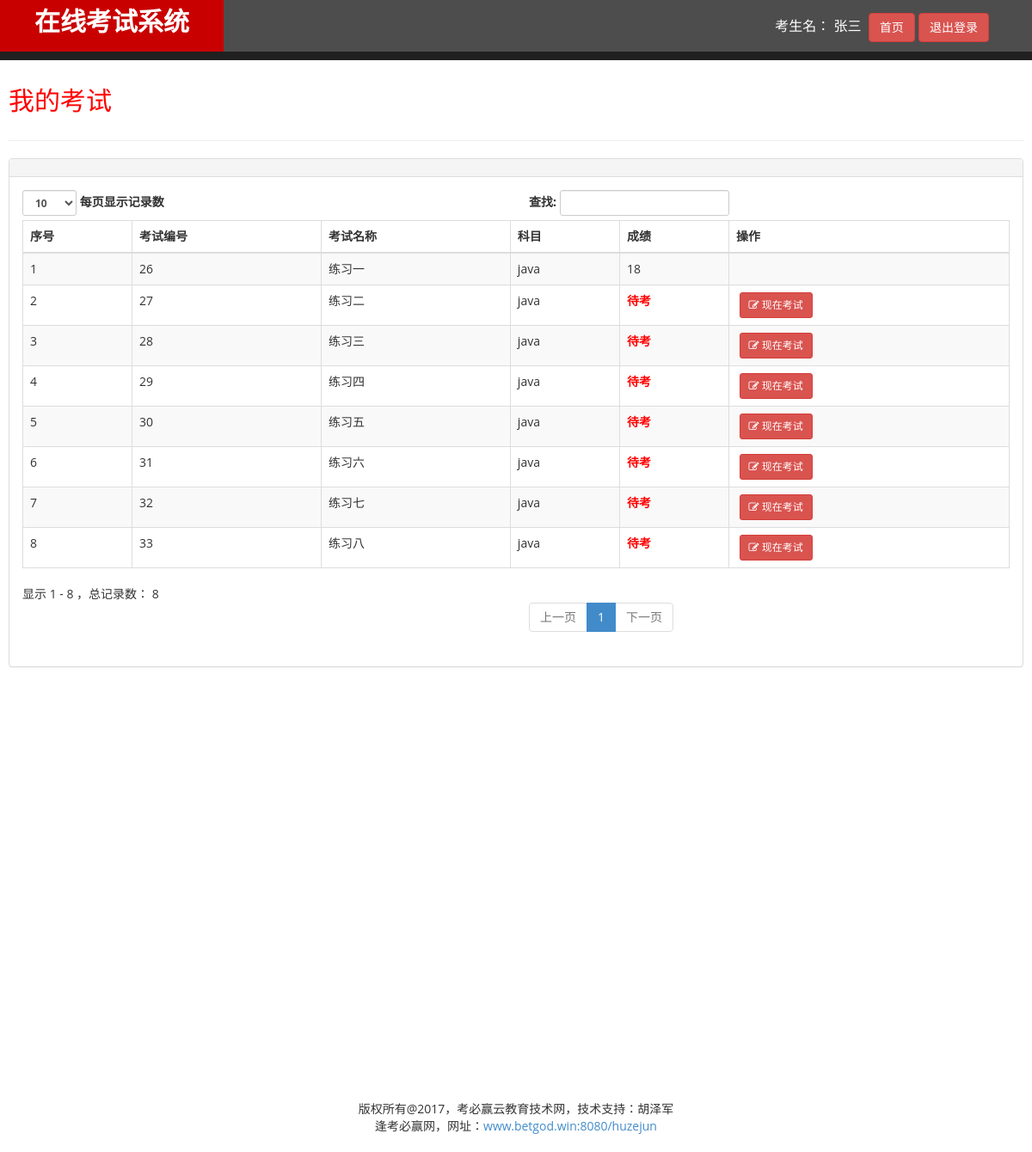
The app's page /test/listtest.php (signed in) with its own data.
### tables this page shows
CREATE TABLE IF NOT EXISTS `score` (
  `id` int(10) unsigned NOT NULL AUTO_INCREMENT,
  `studentId` varchar(8) NOT NULL,
  `test_name` varchar(50) NOT NULL,
  `subject` varchar(50) NOT NULL,
  `paper_id` int(10) unsigned NOT NULL COMMENT '试卷id',
  `mark` int(11) NOT NULL,
  PRIMARY KEY (`id`),
  KEY `index3_student_id` (`studentId`),
  KEY `index4_paper_id` (`paper_id`)
);

CREATE TABLE IF NOT EXISTS `paper` (
  `id` int(10) unsigned NOT NULL AUTO_INCREMENT COMMENT '主键',
  `name` varchar(100) NOT NULL COMMENT '试卷名',
  `subject` varchar(50) NOT NULL COMMENT '科目',
  `total` int(11) NOT NULL COMMENT '总题量',
  `content` text NOT NULL COMMENT '内容',
  `memo` varchar(50) DEFAULT NULL COMMENT '备注',
  PRIMARY KEY (`id`)
);

### test/listtest.php (the view, shortened to what this page needs)
 <?php
	$userName = $_SESSION ['tester'] ['userName'];
	$studentid = $_SESSION ['tester'] ['studentId'];
	$query = "select paper.id,name,paper.subject,total,content,mark from paper left outer join score on score.paper_id = paper.id and score.studentId ='$studentid'";
	$result = @mysql_query ( $query );
	while ( $testRow = @mysql_fetch_array ( $result ) ) {
		$papers [] = $testRow;
	}
	?>
<!DOCTYPE html>
<html xmlns="http://www.w3.org/1999/xhtml">
<head>
<link href="/huangkaifeng/assets/css/bootstrap.css" rel="stylesheet" />
<link href="/huangkaifeng/assets/css/font-awesome.css" rel="stylesheet" />
<link href="/huangkaifeng/assets/js/morris/morris-0.4.3.min.css"
	rel="stylesheet" />
<link href="/huangkaifeng/assets/css/custom.css" rel="stylesheet" />
</head>
<body>
	<div id="wrapper">
		<nav class="navbar navbar-default navbar-cls-top " role="navigation"
			style="margin-bottom: 0">
			<div class="navbar-header">
				<a class="navbar-brand" href="index.html">在线考试系统</a>
			</div>
			<div
				style="color: white; padding: 15px 50px 5px 50px; float: right; font-size: 16px;">
				考生名：
				<?=$userName?>&nbsp;&nbsp;<a href="/huangkaifeng/index.php"
					class="btn btn-danger ">首页</a>&nbsp;<a
					href="loginout.php" class="btn btn-danger ">退出登录</a>
			</div>
		</nav>
		<div id="board-wrapper">
			<div id="page-inner">
				<div class="row">
					<div class="col-md-12">
						<h2>我的考试</h2>
					</div>
				</div>
				<hr />
				<div class="row">
					<div class="col-md-12">
						<div class="panel panel-default">
							<div class="panel-heading"></div>
							<div class="panel-body">
								<div class="table-responsive">
									<table class="table table-striped table-bordered table-hover"
										id="dataTables-example">
										<thead>
											<tr>
												<th>序号</th>
												<th>考试编号</th>
												<th>考试名称</th>
												<th>科目</th>
												<th>成绩</th>
												<th>操作</th>
											</tr>
										</thead>
										<tbody>
									<?php
									$lineno = 0;
									foreach ( $papers as $row ) {
										$lineno ++;
										$linestyle = $lineno % 2 == 1 ? "odd gradeX" : "even gradeC";
										echo "<tr class='" . $linestyle . "'>";
										echo "<td>" . $lineno . "</td>";
										echo "<td>" . $row ['id'] . "</td>";
										echo "<td>" . $row ['name'] . "</td>";
										echo "<td>" . $row ['subject'] . "</td>";
										echo "<td>" . ($row ['mark'] == '' ? '<font color=red><b>待考</b></font>' : $row ['mark']) . "</td>";
										$testurl = "test.php?test_paper_id=" . $row ['id'];
										if ($row ['mark'] == '') {
											echo "<td>&nbsp;<a class='btn btn-danger btn-sm shiny' href='" . $testurl . "'><i class='fa fa-edit'>&nbsp;现在考试</i></a></td>";
										} else {
											echo "<td></td>";
										}
										echo "</tr>";
									}
									?>
								</tbody>
									</table>
								</div>
							</div>
						</div>
					</div>
				</div>
			</div>
		</div>
	</div>
	<div id="foot-wrapper" align='center'>
		版权所有@2017，考必赢云教育技术网，技术支持：胡泽军<br /> 逢考必赢网，网址：<a
			href='www.betgod.win:8080/huzejun'>www.betgod.win:8080/huzejun</a> <br />
		<br />
	</div>
</body>
</html>

### assets/css/custom.css (style rules this page uses)
body { font-family: 'Open Sans', sans-serif; }
#wrapper { width: 100%; background:#202020; }
#page-inner { width:100%; margin:10px 20px 10px 0px; background-color:#fff!important; padding:10px; min-height:1200px; }
h2 { color: #f00; }
.navbar-cls-top .navbar-brand { color: #fff; background: #C90000; width: 260px; text-align: center; height: 60px; font-size: 30px; font-weight: 700; }
.navbar-cls-top { background:#4D4D4D; border-bottom:none; }
.navbar-default { border:0px solid black; }
.navbar-header { background: #A70303; }
@media (min-width:768px) { .navbar { border-radius: 0px; } }

### records on screen
score: paper "26", paper.name "练习一", paper.subject "java", mark "18"
paper: id "27", name "练习二", subject "java", shows "待考"
paper: id "28", name "练习三", subject "java", shows "待考"
paper: id "29", name "练习四", subject "java", shows "待考"
paper: id "30", name "练习五", subject "java", shows "待考"
paper: id "31", name "练习六", subject "java", shows "待考"
paper: id "32", name "练习七", subject "java", shows "待考"
paper: id "33", name "练习八", subject "java", shows "待考"

### other values on screen
$userName "张三"
